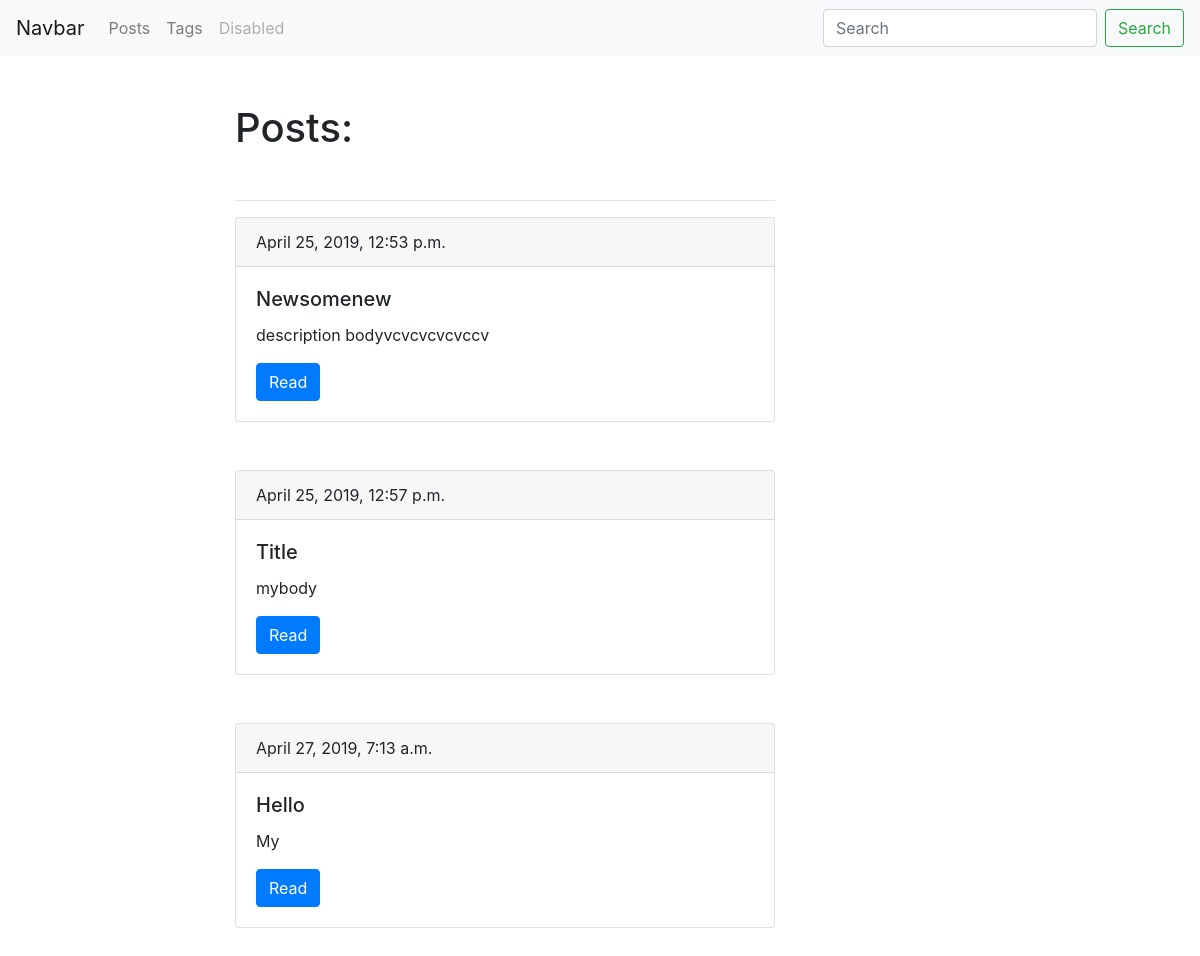
The page /blog/ on the database as committed earlier.
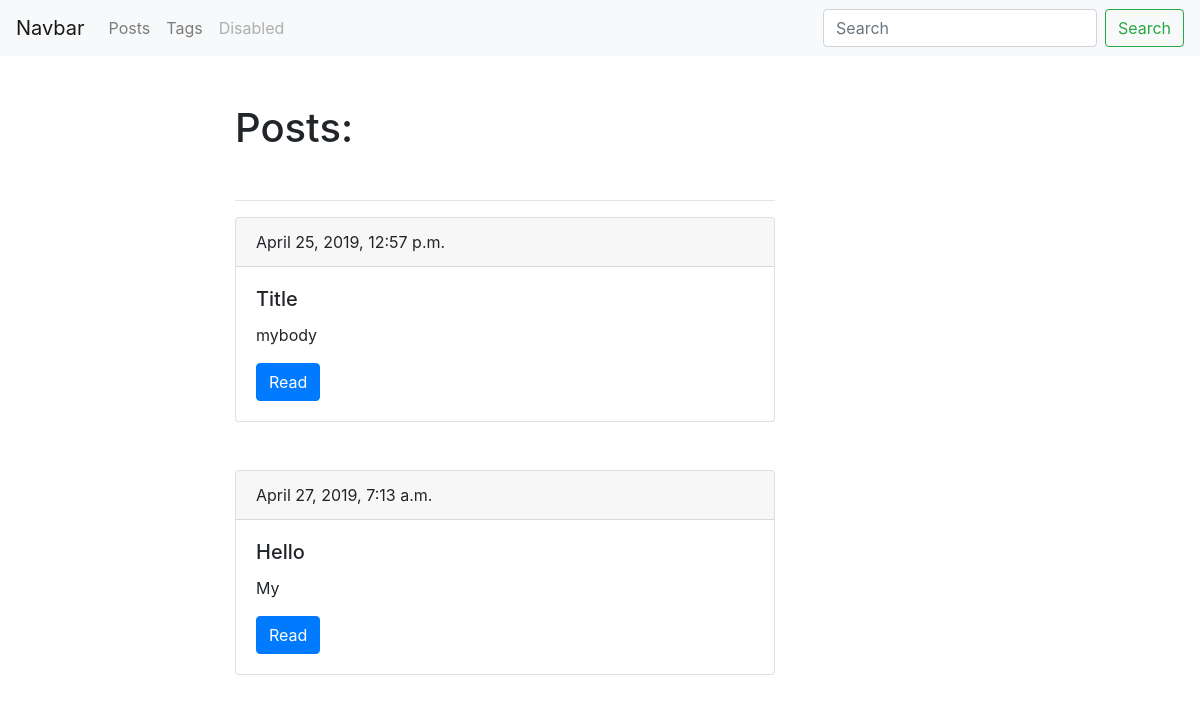
The same page on the database as committed later.
### blog/models.py (models this page shows, shortened)
class Post(models.Model):
    title = models.CharField(max_length=150, db_index=True)
    slug = models.SlugField(max_length=150, blank=True, unique=True)
    body = models.TextField(blank=True, db_index=True)
    tags = models.ManyToManyField('Tag', blank=True, related_name='posts') # создает поле у двух таблиц (манипуляция через менеджер объектов)
    data_pub = models.DateTimeField(auto_now_add=True)
    def get_absolute_url(self):
        return reverse("post_detail", kwargs={"slug": self.slug})

### blog/views.py (the view)
# urls.py: path('', PostList.as_view(), name='posts_list'),
class PostList(View):
    def get(self, request):
        posts = Post.objects.all()
        context = {
            'posts': posts,
            'admin_object':None
            }
        return render(request, 'blog/index.html', context=context)

### blog/templates/blog/index.html (shortened to what this page needs)
{% extends 'blog/base_blog.html' %}
{% block content %}
    <h1 class='mb-5 mt-5'>Posts:</h1>
    <hr>
    {% for post in posts %}
        <div class="card mb-5">
            <div class="card-header">
                {{post.data_pub}}
            </div>
            <div class="card-body">
                <h5 class="card-title">{{post.title}}</h5>
                <p class="card-text">{{post.body|truncatewords:15}}</p>
                <a href="{{ post.get_absolute_url }}" class="btn btn-primary">Read</a>
            </div>
        </div>
    {% endfor %}
{% endblock %}

Rows that differ between the two databases and show on the page:
removed Post: data_pub "April 25, 2019, 12:53 p.m.", title "Newsomenew", body "description bodyvcvcvcvcvccv"
